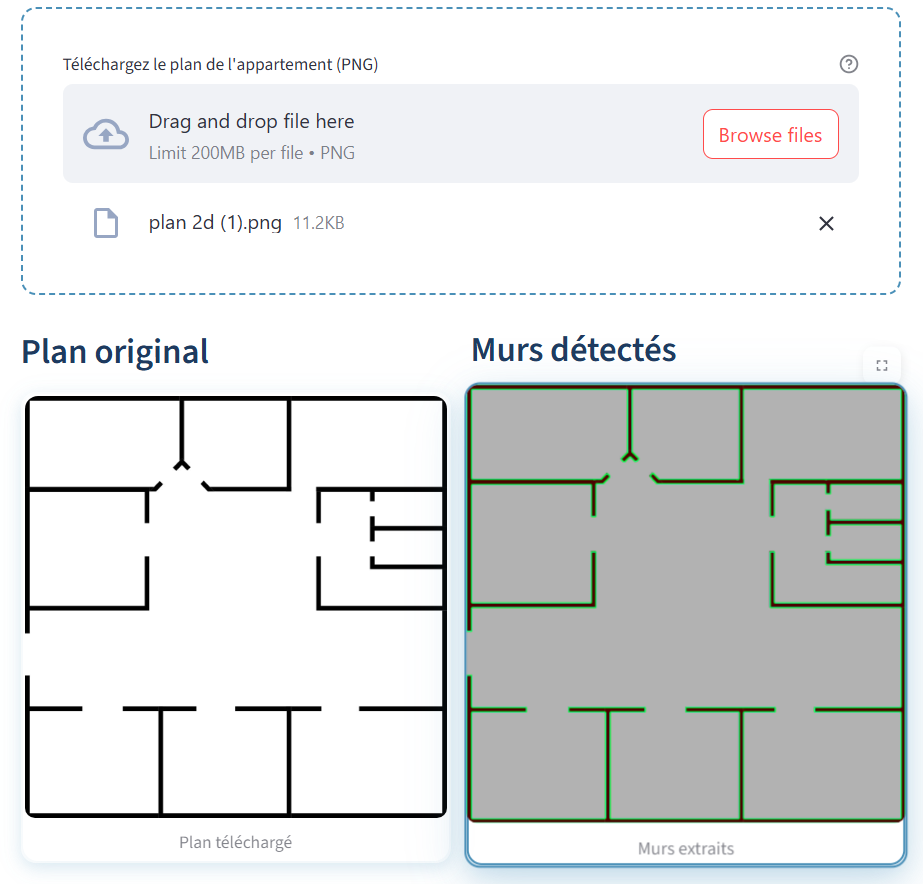
#> input picture rapport/image-proccesor.png, 923 x 884 px; its folder holds only this picture in this run
$ python -i image_processor.py   (imports and definitions only)
#> lines starting #> are read from the running program, lines starting #| are printed output that depends on the picture; after the words box and inside, x2 and y2 are one past the last pixel; in counts of white or black regions, pixels touching at a corner belong together
import cv2
import numpy as np
from skimage.morphology import skeletonize
from skimage import measure
import matplotlib.pyplot as plt

class ImageProcessor:
    def __init__(self):
        self.wall_thickness_threshold = 5  # pixels

    def process_image(self, image_array):
        """
        Traite l'image pour extraire les murs.

        Args:
            image_array: Image numpy array

        Returns:
            processed_image: Image avec murs détectés
            walls_binary: Masque binaire des murs
        """
        # Conversion en niveaux de gris si nécessaire
        if len(image_array.shape) == 3:
            gray = cv2.cvtColor(image_array, cv2.COLOR_RGB2GRAY)
        else:
            gray = image_array.copy()

        # Binarisation: seuillage pour séparer murs (noir) et espaces libres (blanc)
        _, binary = cv2.threshold(gray, 127, 255, cv2.THRESH_BINARY)
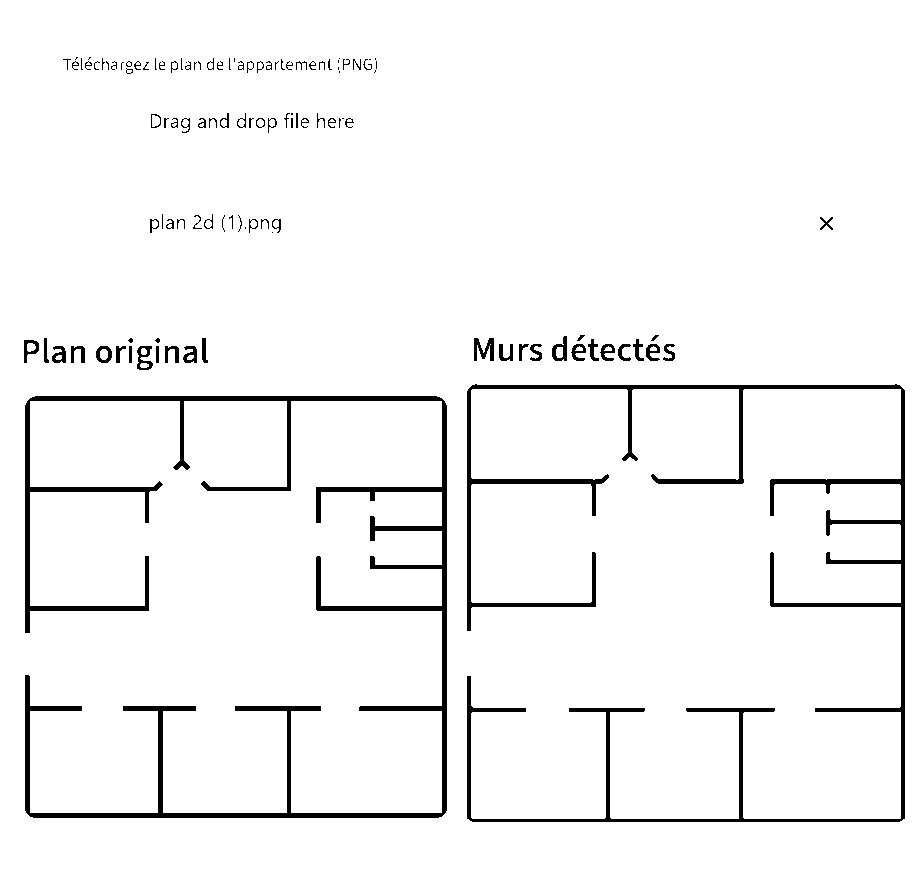
#> binary: shape (884, 923); 95.8% white; 115 black regions (39 under 20 px), largest, box (x1, y1, x2, y2) and area: (25, 396, 447, 818) 15529, (467, 384, 905, 822) 13319, (474, 338, 494, 361) 267

        # Inversion pour avoir les murs en blanc et l'espace libre en noir
        walls_binary = cv2.bitwise_not(binary)

        # Nettoyage du bruit avec des opérations morphologiques
        kernel = np.ones((3,3), np.uint8)
        walls_cleaned = cv2.morphologyEx(walls_binary, cv2.MORPH_CLOSE, kernel)
#> walls_cleaned: shape (884, 923); 4.2% white; 93 white regions (21 under 20 px), largest, box (x1, y1, x2, y2) and area: (25, 396, 447, 818) 15531, (467, 384, 905, 822) 13326, (474, 338, 494, 361) 289
        walls_cleaned = cv2.morphologyEx(walls_cleaned, cv2.MORPH_OPEN, kernel)
#> walls_cleaned: shape (884, 923); 4% white; 63 white regions (12 under 20 px), largest, box (x1, y1, x2, y2) and area: (25, 396, 447, 818) 15512, (467, 385, 905, 819) 9690, (472, 708, 900, 822) 2801

        # Détection intelligente des murs
        walls_detected = self._detect_walls_intelligent(walls_cleaned)

        # Création de l'image de visualisation
        processed_image = self._create_visualization(image_array, walls_detected)

        return processed_image, walls_detected

    def _detect_walls_intelligent(self, binary_image):
        """
        Détection intelligente des murs basée sur la connectivité et l'épaisseur.
        """
        # Copie de l'image binaire
        walls = binary_image.copy()

        # Amélioration du preprocessing pour capturer tous les murs
        # Application d'un filtre pour réduire le bruit tout en préservant les structures
        kernel_small = np.ones((2,2), np.uint8)
        walls = cv2.morphologyEx(walls, cv2.MORPH_CLOSE, kernel_small)
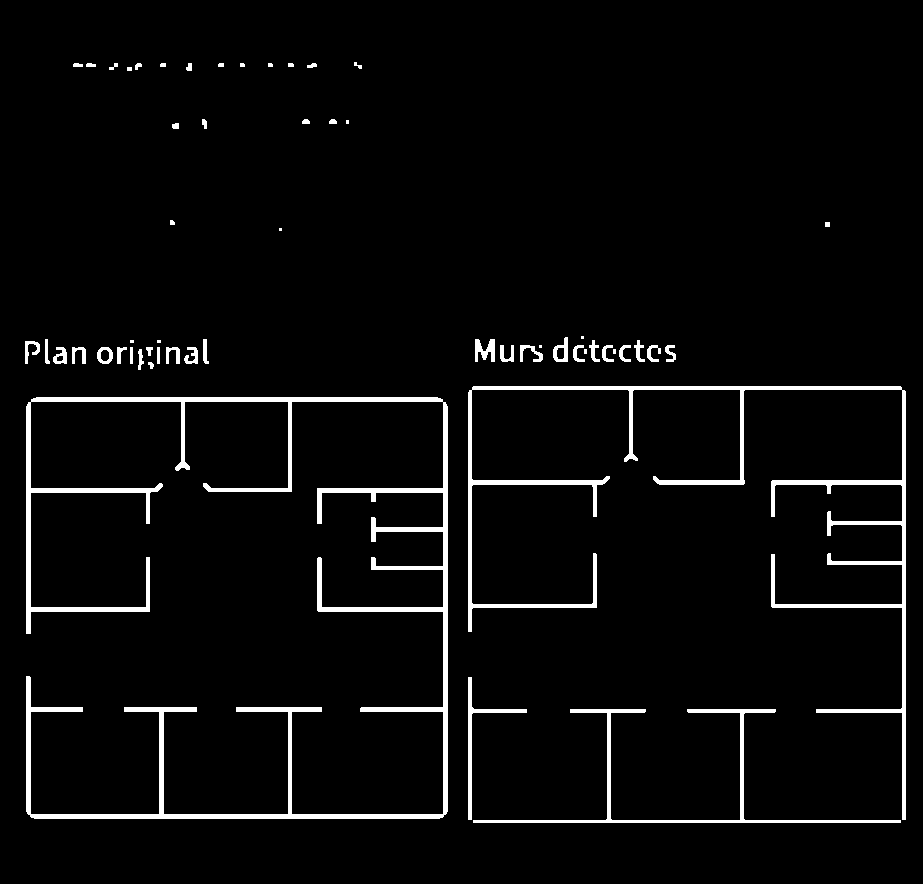
#> walls: shape (884, 923); 4% white; 56 white regions (10 under 20 px)

        # Détection des contours pour analyser les composants connectés
        contours, _ = cv2.findContours(walls, cv2.RETR_EXTERNAL, cv2.CHAIN_APPROX_SIMPLE)
#> contours = 56 contours, 19 with area under 20; largest, box (x1, y1, x2, y2) and area: (26, 397, 448, 819) 12324, (468, 386, 906, 820) 7386, (473, 709, 901, 823) 2000, (468, 677, 527, 820) 598, (553, 337, 568, 362) 236

        # Création d'un masque pour les murs valides
        valid_walls = np.zeros_like(walls)

        # Paramètres plus permissifs pour capturer tous les murs
        min_area = 20  # Seuil minimum réduit
        min_perimeter = 10  # Seuil minimum de périmètre

        for contour in contours:
            # Calcul de l'aire et du périmètre
            area = cv2.contourArea(contour)
            perimeter = cv2.arcLength(contour, True)

            # Filtrage basé sur la taille (éliminer seulement les très petits artefacts)
            if area > min_area and perimeter > min_perimeter:
                # Calcul du ratio aire/périmètre pour identifier les structures
                if perimeter > 0:
                    compactness = (perimeter * perimeter) / (4 * np.pi * area)

                    # Critères plus permissifs pour inclure plus de structures
                    if compactness > 1.5:  # Seuil réduit pour structures allongées
                        cv2.fillPoly(valid_walls, [contour], 255)
                    else:
                        # Pour les structures plus compactes, vérifier l'épaisseur
                        thickness = self._estimate_thickness(contour)
                        if thickness < 100:  # Seuil d'épaisseur augmenté
                            cv2.fillPoly(valid_walls, [contour], 255)
                else:
                    # Si le périmètre est 0, inclure quand même si l'aire est suffisante
                    cv2.fillPoly(valid_walls, [contour], 255)
#> this loop made 56 passes
#> (area, perimeter, compactness, x in _estimate_thickness, y in _estimate_thickness, w in _estimate_thickness, h in _estimate_thickness, thickness) on passes 15, 39, 41, 42: (203, 52.63, 1.09, 97, 347, 16, 17, 16), (27, 20.83, 1.28, 172, 123, 7, 6, 6), (24, 19.66, 1.28, 329, 119, 8, 5, 5), (24, 19.66, 1.28, 302, 119, 8, 5, 5)
#> valid_walls: shape (884, 923); 3.9% white; 37 white regions

        # Détection des contours internes aussi (pour les murs avec des trous)
        contours_internal, _ = cv2.findContours(walls, cv2.RETR_TREE, cv2.CHAIN_APPROX_SIMPLE)
#> contours_internal = 59 contours, 19 with area under 20; largest, box (x1, y1, x2, y2) and area: (26, 397, 448, 819) 12324, (468, 386, 906, 820) 7386, (473, 709, 901, 823) 2000, (468, 677, 527, 820) 598, (553, 337, 568, 362) 236
        for contour in contours_internal:
            area = cv2.contourArea(contour)
            if area > min_area:
                cv2.fillPoly(valid_walls, [contour], 255)
#> this loop made 59 passes
#> area on passes 1, 2, 3, 4, 8, 9, 10, 12: 1999.5, 597.5, 12323.5, 7386, 51, 97, 96, 26.5

        # Application d'un filtre médian pour lisser mais préserver les structures
        valid_walls = cv2.medianBlur(valid_walls, 3)
#> valid_walls: shape (884, 923); 3.9% white; 37 white regions

        # Si très peu de murs détectés, utiliser l'image originale avec moins de filtrage
        total_detected = np.sum(valid_walls > 0)
#> total_detected = 32055
        total_original = np.sum(walls > 0)
#> total_original = 32359

        if total_detected < total_original * 0.7:  # Si moins de 70% des murs détectés
            # Utiliser une approche plus conservative
            valid_walls = walls.copy()
            # Juste un léger nettoyage
            kernel_tiny = np.ones((2,2), np.uint8)
            valid_walls = cv2.morphologyEx(valid_walls, cv2.MORPH_OPEN, kernel_tiny)

        return valid_walls

    def _estimate_thickness(self, contour):
        """
        Estime l'épaisseur d'un contour en calculant la distance minimale
        entre les points opposés.
        """
        if len(contour) < 4:
            return 0

        # Calcul de la boîte englobante
        x, y, w, h = cv2.boundingRect(contour)

        # L'épaisseur est approximativement le minimum entre largeur et hauteur
        return min(w, h)

    def _create_visualization(self, original_image, walls_detected):
        """
        Crée une image de visualisation avec les murs surlignés et leurs contours.
        """
        # Copie de l'image originale
        if len(original_image.shape) == 3:
            viz_image = original_image.copy()
        else:
            viz_image = cv2.cvtColor(original_image, cv2.COLOR_GRAY2RGB)

        # Méthode 1: Surlignage des murs détectés en rouge (zones pleines)
        red_overlay = np.zeros_like(viz_image)
        red_overlay[:,:,0] = walls_detected  # Canal rouge

        # Mélange avec l'image originale
        alpha = 0.3
        result = cv2.addWeighted(viz_image, 1-alpha, red_overlay, alpha, 0)
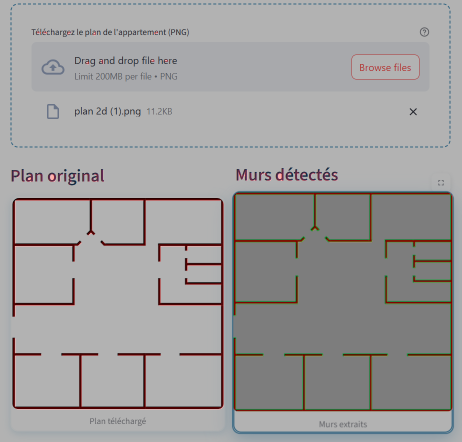
#> result: shape (884, 923, 3) (shown at 1/2 size); mean R, G, B 159, 157.7, 157.6

        # Méthode 2: Dessiner tous les contours des murs en vert
        # Trouvez tous les contours dans l'image des murs détectés
        contours, _ = cv2.findContours(walls_detected, cv2.RETR_EXTERNAL, cv2.CHAIN_APPROX_SIMPLE)
#> contours = 37 contours; largest, box (x1, y1, x2, y2) and area: (26, 397, 448, 819) 12368, (468, 386, 906, 820) 7392, (473, 709, 901, 823) 2001, (468, 677, 527, 820) 594, (553, 337, 568, 362) 236

        # Dessiner tous les contours en vert épais
        cv2.drawContours(result, contours, -1, (0, 255, 0), thickness=2)

        # Méthode 3: Dessiner les contours internes aussi
        contours_internal, _ = cv2.findContours(walls_detected, cv2.RETR_TREE, cv2.CHAIN_APPROX_SIMPLE)
#> contours_internal has the same summary as contours
        cv2.drawContours(result, contours_internal, -1, (0, 255, 255), thickness=1)  # Cyan pour contours internes
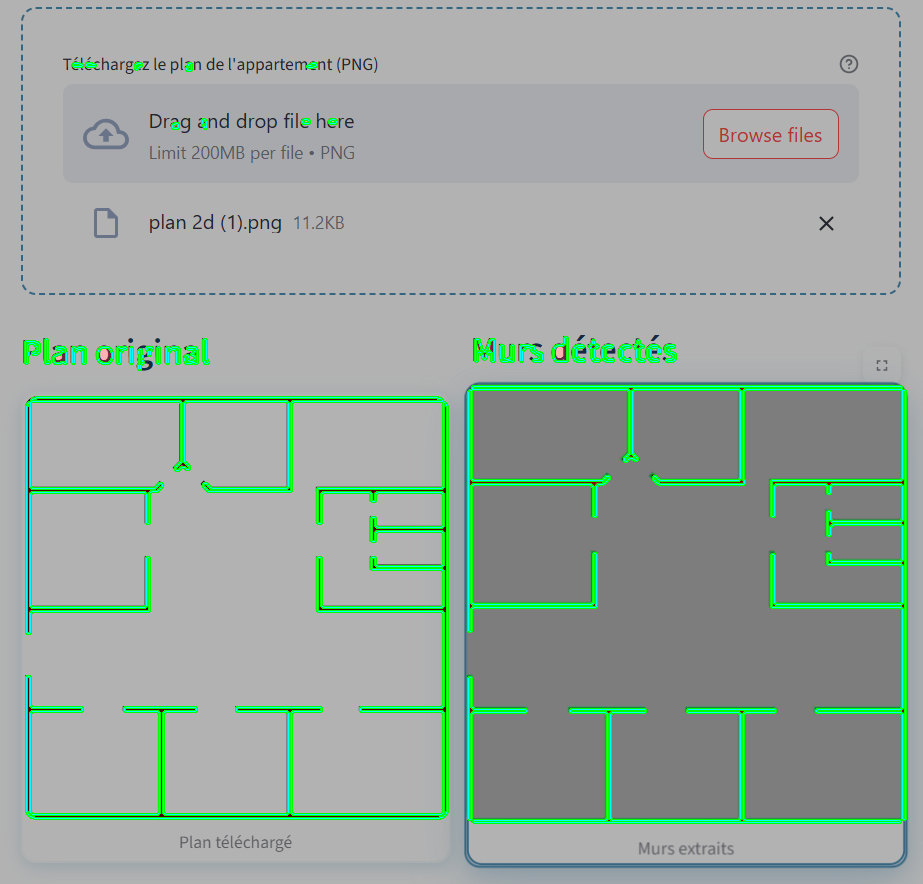
#> result: shape (884, 923, 3); mean R, G, B 153, 167.5, 158.7

        return result

    # [169 lines left out: functions count_walls_between_points, _get_line_points, analyze_wall_structure, diagnostic_wall_detection, create_enhanced_visualization, not called in this run]

>>> import cv2
>>> picture = cv2.cvtColor(cv2.imread('rapport/image-proccesor.png'), cv2.COLOR_BGR2RGB)
>>> result = ImageProcessor().process_image(picture)

$ run again, on rapport/autoopt3d.png
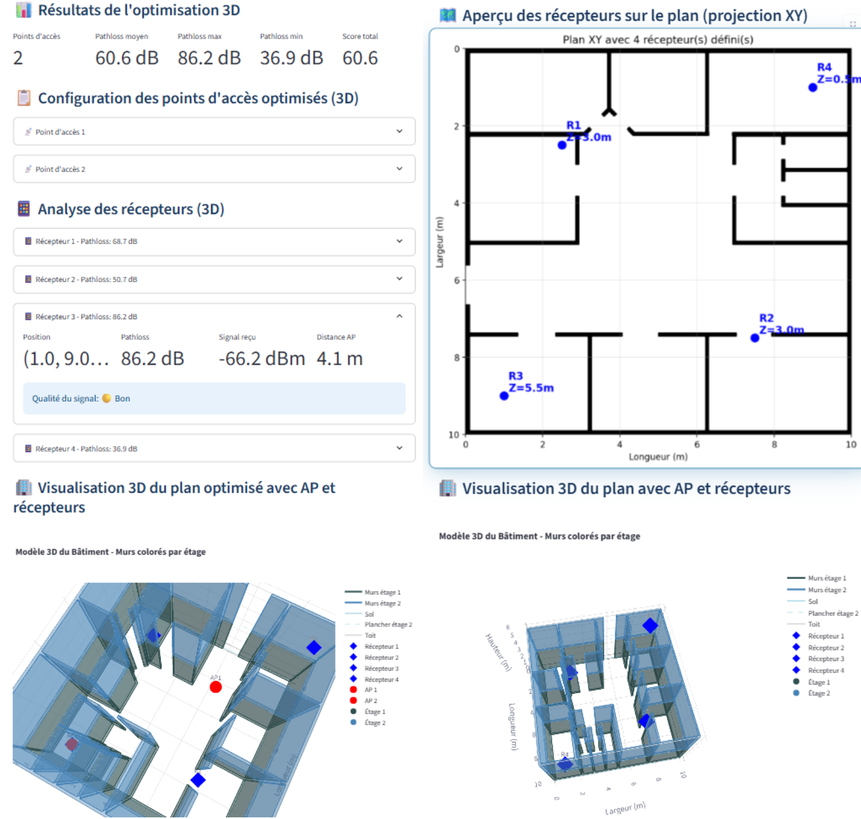
#> input picture rapport/autoopt3d.png, 861 x 819 px, shrunk from 1587 x 1509 before the run
#> binary: shape (819, 861); 92.9% white; 850 black regions (598 under 20 px), largest, box (x1, y1, x2, y2) and area: (463, 48, 861, 435) 13958, (20, 583, 233, 804) 10614, (195, 608, 335, 817) 6121
#> walls: shape (819, 861); 7.2% white; 192 white regions (40 under 20 px)
#> in _detect_walls_intelligent, `contours, _ = cv2.findContours(walls, cv2.RETR_EXTERNAL, cv2.CHAIN_APP..`: contours = 192 contours, 84 with area under 20; largest, box (x1, y1, x2, y2) and area: (533, 618, 694, 781) 11477, (466, 49, 861, 436) 11048, (197, 607, 320, 818) 8116, (25, 601, 159, 813) 7768, (129, 584, 234, 669) 4420
#> the loop in _detect_walls_intelligent, `for contour in contours: # Calcul de l'aire et du périmètre` made 192 passes
#> (contour, area, perimeter, compactness, x in _estimate_thickness, y in _estimate_thickness, w in _estimate_thickness, h in _estimate_thickness) on pass 45: ([[50, 550], [50, 554], [56, 554], [56, 550]], 24, 20, 1.33, 50, 550, 7, 5)
#> after the loop in _detect_walls_intelligent, `for contour in contours:`:
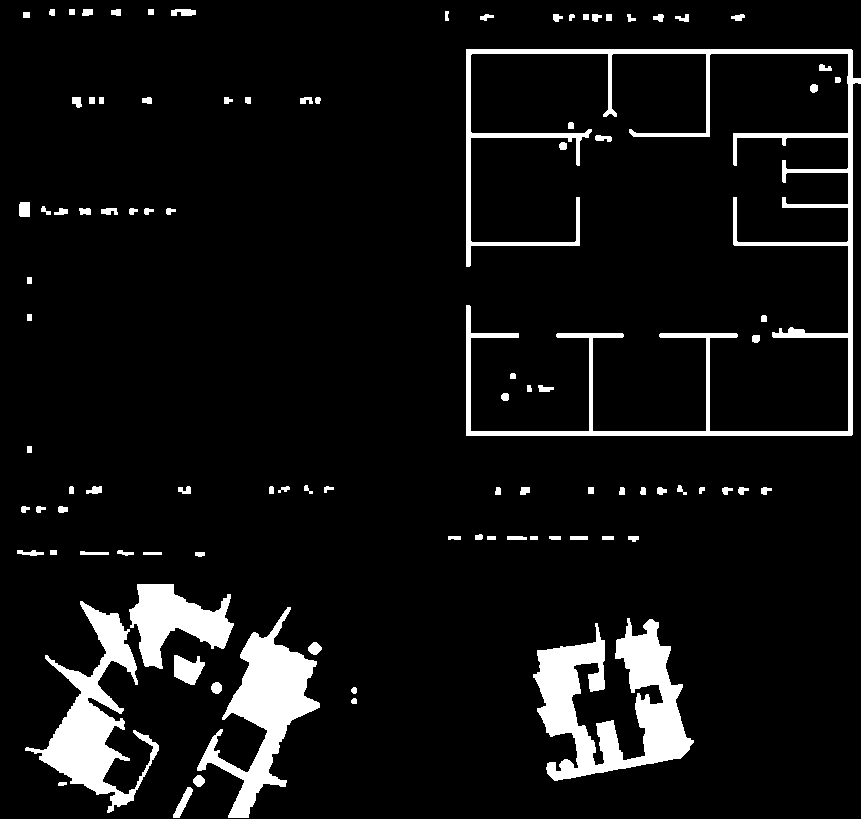
#> valid_walls: shape (819, 861); 7.6% white; 98 white regions
#> in _detect_walls_intelligent, `contours_internal, _ = cv2.findContours(walls, cv2.RETR_TREE, cv2.CHAI..`: contours_internal = 206 contours, 86 with area under 20; largest, box (x1, y1, x2, y2) and area: (533, 618, 694, 781) 11477, (466, 49, 861, 436) 11048, (197, 607, 320, 818) 8116, (25, 601, 159, 813) 7768, (129, 584, 234, 669) 4420
#> the loop in _detect_walls_intelligent, `for contour in contours_internal:` made 206 passes
#> area on passes 3 to 5: 196.5, 21, 89
#> total_detected = 53145
#> total_original = 51092
#> in _create_visualization, `contours, _ = cv2.findContours(walls_detected, cv2.RETR_EXTERNAL, cv2...`: contours = 98 contours, 3 with area under 20; largest, box (x1, y1, x2, y2) and area: (533, 618, 694, 781) 11518, (466, 49, 861, 436) 11088, (197, 607, 320, 818) 8130, (25, 601, 159, 813) 7820, (129, 584, 234, 669) 4428
#> in _create_visualization, `contours_internal, _ = cv2.findContours(walls_detected, cv2.RETR_TREE,..`: contours_internal has the same summary as contours
#> in _create_visualization, `cv2.drawContours(result, contours_internal, -1, (0, 255, 255), thickne..`:
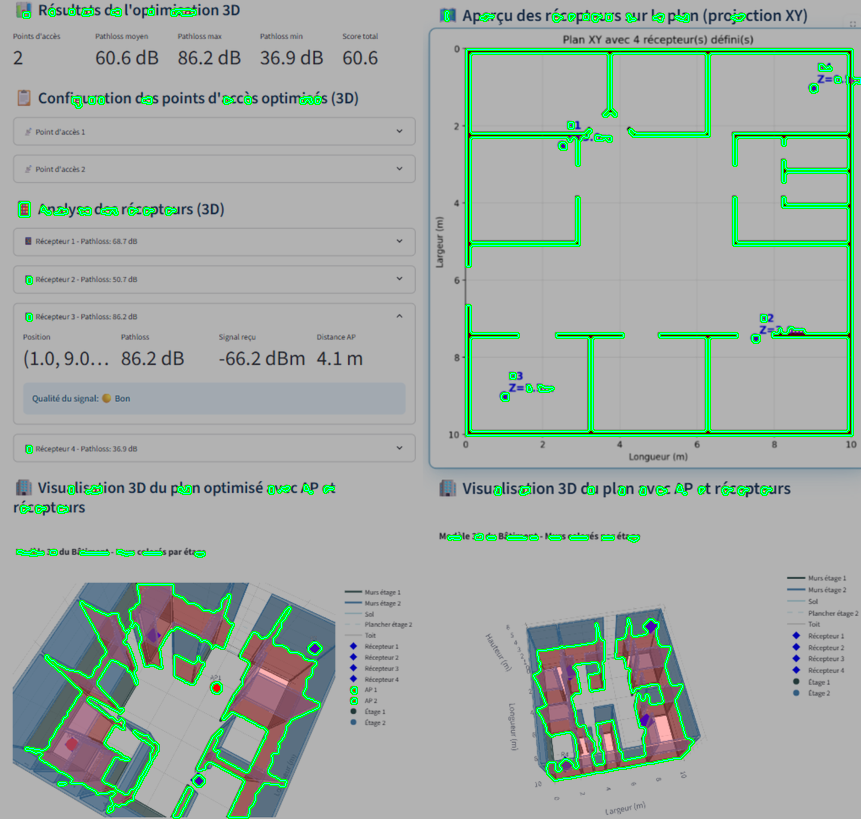
#> result: shape (819, 861, 3); mean R, G, B 159.5, 172.5, 164.7
